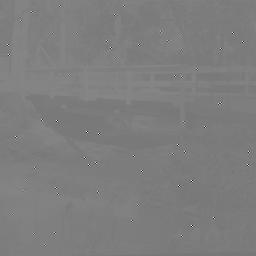
#> input picture esercitazioni/simulazione_11_04_25/esercitazione_250411/immagini/ponte.png, 256 x 256 px, found by its file name
$ python ex_1.py
#> lines starting #> are read from the running program, lines starting #| are printed output that depends on the picture
import numpy as np
import matplotlib.pyplot as plt
import scipy.ndimage as ndi
import skimage.io as io

def dehaze(x):
    return np.log(x)

def custom_filter(x):
    th = 4
    if np.std(x) >= th:
        return np.median(x)
    else:
        return x[int(len(x)/2+1)]

def remove_noise(x):
    y = ndi.generic_filter(x, custom_filter, (3,3))
    y = ndi.gaussian_filter(y, 0.6)
    return y

def fshs(x,k):
#> called with k = 256
    return (k-1)*(x-np.min(x))/(np.max(x)-np.min(x))
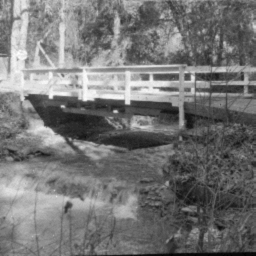
#> returned value: shape (256, 256) float32; min 0, max 255, mean 116.8


if __name__ == '__main__':
    path = 'C:\\Users\\rocco\\Documents\\università\\ESM\\laboratorio\\esercitazioni\\simulazione_11_04_25\\esercitazione_250411\\immagini\\'

    im = path + 'ponte.png'
    x = np.float32(io.imread(im))
    y = remove_noise(x)
    y = fshs(y,256)
    y = y/256
    y = y**0.9

    plt.figure(1)
    plt.imshow(x, clim=[0,255], cmap='gray')
    plt.colorbar()
    plt.title('input')
    plt.figure(2)
    plt.imshow(y, clim=[0,1], cmap='gray')
    plt.colorbar()
    plt.title('output')
    plt.show()
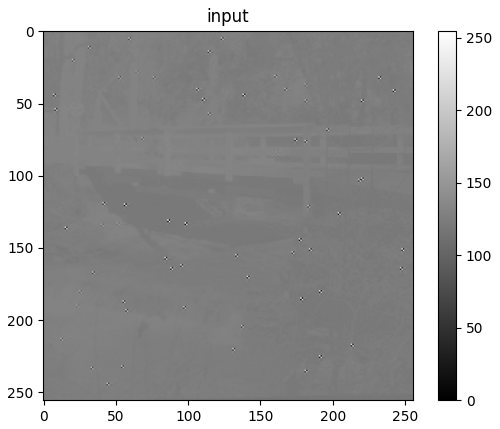
#> figure drawn by matplotlib, 2 panels
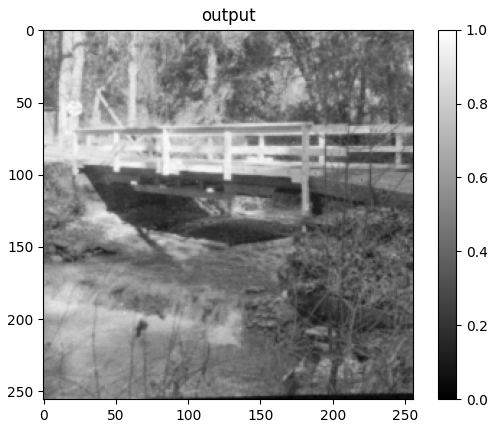
#> figure drawn by matplotlib, 2 panels
